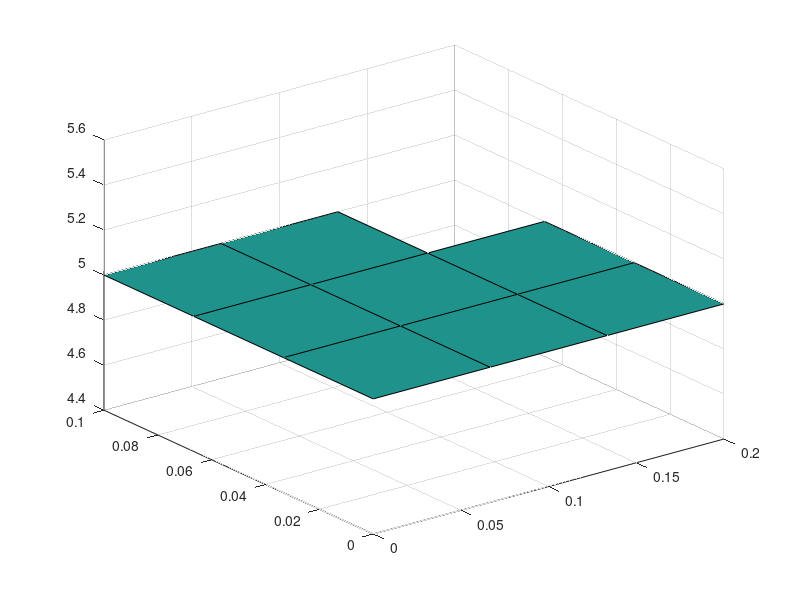

Recreate this plot in MATLAB.
clc; clear; close all;
%% dati
% topologia
Lx1 = .2;
Lx2 = .1;
Ly1 = .1;
Ly2 = .05;

% fisici
T0 = 5;
Tint = 20;

%% griglie
nx1 = 4;
nx2 = 3;
ny1 = 4;
ny2 = 3;
ntot = nx1*ny1-(nx1-nx2)*(ny1-ny2);
xvec = linspace(0,Lx1,nx1);
yvec = linspace(0,Ly1,ny1);
[xmat, ymat] = meshgrid(xvec,yvec);
TT = ones(ntot,1)*T0;

TTmat = zeros(nx1,ny1);
for jx = 1:nx1
    for jy = 1:ny1
        if jx>nx2 && jy>ny2
            TTmat(jx,jy) = nan;
        elseif jy<=nx2
            kk = jx+(jy-1)*nx1;
            TTmat(jx,jy) = TT(kk);
        else
            kk = jx+(jy-1-ny2)*nx2+nx1*ny2;
            TTmat(jx,jy) = TT(kk);
        end
    end
end

%% surfo 
surf(xmat, ymat, TTmat, 'facecolor', 'interp')
